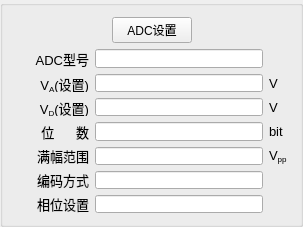
<?xml version="1.0" encoding="UTF-8"?>
<ui version="4.0">
 <class>AdcSettingsWidgetClass</class>
 <widget class="QWidget" name="AdcSettingsWidgetClass">
  <property name="geometry">
   <rect>
    <x>0</x>
    <y>0</y>
    <width>303</width>
    <height>227</height>
   </rect>
  </property>
  <property name="windowTitle">
   <string>ADC设置</string>
  </property>
  <layout class="QGridLayout" name="gridLayout_3">
   <property name="margin">
    <number>0</number>
   </property>
   <item row="0" column="0">
    <widget class="QGroupBox" name="groupBox">
     <property name="maximumSize">
      <size>
       <width>16777215</width>
       <height>227</height>
      </size>
     </property>
     <property name="title">
      <string/>
     </property>
     <property name="alignment">
      <set>Qt::AlignCenter</set>
     </property>
     <layout class="QGridLayout" name="gridLayout_2">
      <item row="0" column="0">
       <spacer name="horizontalSpacer">
        <property name="orientation">
         <enum>Qt::Horizontal</enum>
        </property>
        <property name="sizeHint" stdset="0">
         <size>
          <width>40</width>
          <height>20</height>
         </size>
        </property>
       </spacer>
      </item>
      <item row="0" column="1">
       <widget class="QPushButton" name="pushButtonChangeSettings">
        <property name="text">
         <string>ADC设置</string>
        </property>
       </widget>
      </item>
      <item row="0" column="2">
       <spacer name="horizontalSpacer_2">
        <property name="orientation">
         <enum>Qt::Horizontal</enum>
        </property>
        <property name="sizeHint" stdset="0">
         <size>
          <width>40</width>
          <height>20</height>
         </size>
        </property>
       </spacer>
      </item>
      <item row="1" column="0" colspan="3">
       <layout class="QGridLayout" name="gridLayout">
        <item row="0" column="0">
         <widget class="QLabel" name="labl_3">
          <property name="font">
           <font>
            <family>Arial</family>
            <pointsize>10</pointsize>
           </font>
          </property>
          <property name="text">
           <string>ADC型号</string>
          </property>
          <property name="alignment">
           <set>Qt::AlignRight|Qt::AlignTrailing|Qt::AlignVCenter</set>
          </property>
         </widget>
        </item>
        <item row="0" column="1">
         <widget class="QLineEdit" name="adcTypeLineEdit">
          <property name="sizePolicy">
           <sizepolicy hsizetype="Preferred" vsizetype="Fixed">
            <horstretch>0</horstretch>
            <verstretch>0</verstretch>
           </sizepolicy>
          </property>
          <property name="readOnly">
           <bool>true</bool>
          </property>
         </widget>
        </item>
        <item row="1" column="0">
         <widget class="QLabel" name="labl_4">
          <property name="font">
           <font>
            <family>Arial</family>
            <pointsize>10</pointsize>
           </font>
          </property>
          <property name="text">
           <string>V&lt;sub&gt;A&lt;/sub&gt;(设置)</string>
          </property>
          <property name="alignment">
           <set>Qt::AlignRight|Qt::AlignTrailing|Qt::AlignVCenter</set>
          </property>
         </widget>
        </item>
        <item row="1" column="2">
         <widget class="QLabel" name="labl_10">
          <property name="minimumSize">
           <size>
            <width>20</width>
            <height>0</height>
           </size>
          </property>
          <property name="maximumSize">
           <size>
            <width>20</width>
            <height>16777215</height>
           </size>
          </property>
          <property name="font">
           <font>
            <family>Arial</family>
            <pointsize>10</pointsize>
           </font>
          </property>
          <property name="text">
           <string>V</string>
          </property>
         </widget>
        </item>
        <item row="2" column="0">
         <widget class="QLabel" name="labl_5">
          <property name="font">
           <font>
            <family>Arial</family>
            <pointsize>10</pointsize>
           </font>
          </property>
          <property name="text">
           <string>V&lt;sub&gt;D&lt;/sub&gt;(设置)</string>
          </property>
          <property name="alignment">
           <set>Qt::AlignRight|Qt::AlignTrailing|Qt::AlignVCenter</set>
          </property>
         </widget>
        </item>
        <item row="2" column="2">
         <widget class="QLabel" name="labl_11">
          <property name="font">
           <font>
            <family>Arial</family>
            <pointsize>10</pointsize>
           </font>
          </property>
          <property name="text">
           <string>V</string>
          </property>
         </widget>
        </item>
        <item row="3" column="0">
         <widget class="QLabel" name="labl_6">
          <property name="font">
           <font>
            <family>Arial</family>
            <pointsize>10</pointsize>
           </font>
          </property>
          <property name="text">
           <string>位      数</string>
          </property>
          <property name="alignment">
           <set>Qt::AlignRight|Qt::AlignTrailing|Qt::AlignVCenter</set>
          </property>
         </widget>
        </item>
        <item row="3" column="2">
         <widget class="QLabel" name="labl_12">
          <property name="font">
           <font>
            <family>Arial</family>
            <pointsize>10</pointsize>
           </font>
          </property>
          <property name="text">
           <string>bit</string>
          </property>
         </widget>
        </item>
        <item row="4" column="0">
         <widget class="QLabel" name="labl_7">
          <property name="font">
           <font>
            <family>Arial</family>
            <pointsize>10</pointsize>
           </font>
          </property>
          <property name="text">
           <string>满幅范围</string>
          </property>
          <property name="alignment">
           <set>Qt::AlignRight|Qt::AlignTrailing|Qt::AlignVCenter</set>
          </property>
         </widget>
        </item>
        <item row="4" column="1">
         <widget class="QLineEdit" name="vppLineEdit">
          <property name="sizePolicy">
           <sizepolicy hsizetype="Preferred" vsizetype="Fixed">
            <horstretch>0</horstretch>
            <verstretch>0</verstretch>
           </sizepolicy>
          </property>
          <property name="readOnly">
           <bool>true</bool>
          </property>
         </widget>
        </item>
        <item row="4" column="2">
         <widget class="QLabel" name="labl_13">
          <property name="font">
           <font>
            <family>Arial</family>
            <pointsize>10</pointsize>
           </font>
          </property>
          <property name="text">
           <string>V&lt;sub&gt;pp&lt;/sub&gt;</string>
          </property>
         </widget>
        </item>
        <item row="5" column="0">
         <widget class="QLabel" name="labl_8">
          <property name="font">
           <font>
            <family>Arial</family>
            <pointsize>10</pointsize>
           </font>
          </property>
          <property name="text">
           <string>编码方式</string>
          </property>
          <property name="alignment">
           <set>Qt::AlignRight|Qt::AlignTrailing|Qt::AlignVCenter</set>
          </property>
         </widget>
        </item>
        <item row="6" column="0">
         <widget class="QLabel" name="labl_9">
          <property name="minimumSize">
           <size>
            <width>75</width>
            <height>0</height>
           </size>
          </property>
          <property name="maximumSize">
           <size>
            <width>75</width>
            <height>16777215</height>
           </size>
          </property>
          <property name="font">
           <font>
            <family>Arial</family>
            <pointsize>10</pointsize>
           </font>
          </property>
          <property name="text">
           <string>相位设置</string>
          </property>
          <property name="alignment">
           <set>Qt::AlignRight|Qt::AlignTrailing|Qt::AlignVCenter</set>
          </property>
         </widget>
        </item>
        <item row="6" column="1">
         <widget class="QLineEdit" name="phaseLineEdit">
          <property name="sizePolicy">
           <sizepolicy hsizetype="Preferred" vsizetype="Fixed">
            <horstretch>0</horstretch>
            <verstretch>0</verstretch>
           </sizepolicy>
          </property>
          <property name="readOnly">
           <bool>true</bool>
          </property>
         </widget>
        </item>
        <item row="1" column="1">
         <widget class="QLineEdit" name="vaDoubleLineEdit">
          <property name="sizePolicy">
           <sizepolicy hsizetype="Preferred" vsizetype="Fixed">
            <horstretch>0</horstretch>
            <verstretch>0</verstretch>
           </sizepolicy>
          </property>
          <property name="readOnly">
           <bool>true</bool>
          </property>
         </widget>
        </item>
        <item row="2" column="1">
         <widget class="QLineEdit" name="vdDoubleLineEdit">
          <property name="sizePolicy">
           <sizepolicy hsizetype="Preferred" vsizetype="Fixed">
            <horstretch>0</horstretch>
            <verstretch>0</verstretch>
           </sizepolicy>
          </property>
          <property name="readOnly">
           <bool>true</bool>
          </property>
         </widget>
        </item>
        <item row="3" column="1">
         <widget class="QLineEdit" name="bitCountLineEdit">
          <property name="sizePolicy">
           <sizepolicy hsizetype="Preferred" vsizetype="Fixed">
            <horstretch>0</horstretch>
            <verstretch>0</verstretch>
           </sizepolicy>
          </property>
          <property name="readOnly">
           <bool>true</bool>
          </property>
         </widget>
        </item>
        <item row="5" column="1">
         <widget class="QLineEdit" name="codingLineEdit">
          <property name="sizePolicy">
           <sizepolicy hsizetype="Preferred" vsizetype="Fixed">
            <horstretch>0</horstretch>
            <verstretch>0</verstretch>
           </sizepolicy>
          </property>
          <property name="readOnly">
           <bool>true</bool>
          </property>
         </widget>
        </item>
       </layout>
      </item>
     </layout>
    </widget>
   </item>
  </layout>
 </widget>
 <layoutdefault spacing="6" margin="11"/>
 <resources/>
 <connections/>
</ui>
